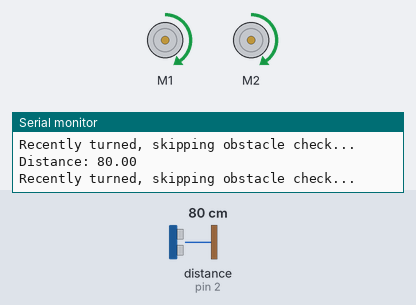
Simulated run of this sketch. Board: Arduino Uno, built with avr-gcc and run on an emulated ATmega328P. On the bench: 2 × DC motor (green arrow = forward, orange = backward, longer = faster), the last lines printed to the serial monitor. The test bench sets the inputs (shaded band); at power-on: distance to the obstacle (sensor on pin 2) 80 cm.

Above: at 1.2 s.
1.3 s: distance to the obstacle (sensor on pin 2) set to 5 cm
2.9 s: distance to the obstacle (sensor on pin 2) set to 2 cm
At 3.24 s:
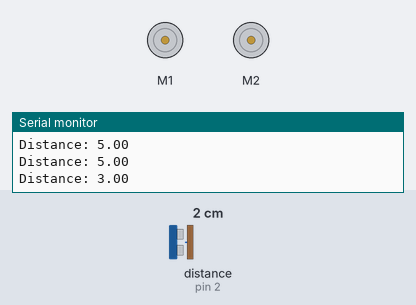
At 4.3 s:
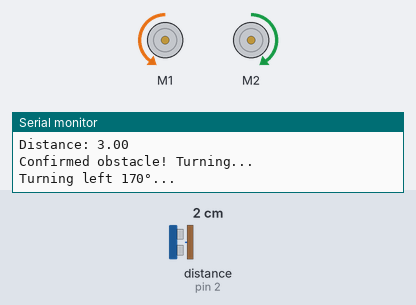
5.9 s: distance to the obstacle (sensor on pin 2) set to 4 cm
At 6.4 s:
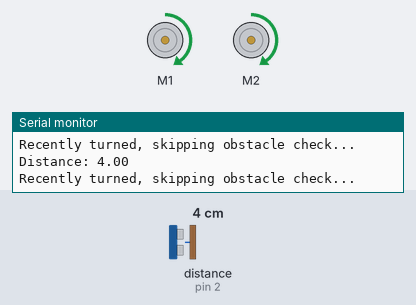
Timing chart, 0 to 8.9 s (numbered marks = the images above; inputs shaded):
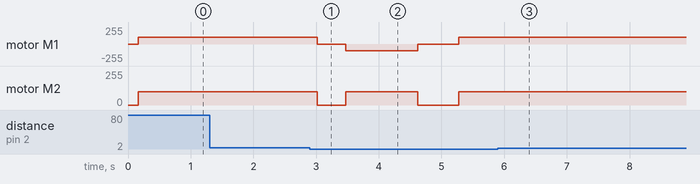

Measured:
- the behaviour switches between 4 and 3 cm on distance to the obstacle (sensor on pin 2) (found by bisection; images 0 and 1)
- after the input at 2.9 s, motor M1: forward 100/255 → stopped after 0.12 s, → backward 100/255 0.45 s later, → stopped 1.2 s later, → forward 100/255 0.65 s later; motor M2: forward 100/255 → stopped after 0.12 s, → forward 100/255 0.45 s later, → stopped 1.2 s later, → forward 100/255 0.65 s later
- after the input at 5.9 s, motor M1, motor M2: stops changing and stays forward 100/255

The sketch:

turningfunction.ino
```cpp
#include <MeMCore.h>
#include "MeMCore.h"

MeUltrasonicSensor ultrasonic(PORT_2);
MeDCMotor leftMotor(M1);
MeDCMotor rightMotor(M2);
MeLineFollower lineFinder(PORT_3); /* Line Finder module can only be connected to PORT_3, PORT_4, PORT_5, PORT_6 of base shield. */


#define TURN_SPEED 100
#define TURN_DELAY 1150
#define OBSTACLE_DISTANCE 3


unsigned long lastTurnTime = 0;
unsigned long AVOID_TIME = TURN_DELAY * 1.5;


float getFilteredDistance(int numSamples = 3) {
    float totalDistance = 0;
    int validSamples = 0;

    for (int i = 0; i < numSamples; i++) {
        float d = ultrasonic.distanceCm();
        if (d > 0) {
            totalDistance += d;
            validSamples++;
        }
        delay(50);
    }

    return (validSamples > 0) ? totalDistance / validSamples : 0;
}


void moveForward(int speed) {
    leftMotor.run(speed);
    rightMotor.run(speed);
}

// 左转 170°
void turnLeft(int speed, int delayTime) {
    Serial.println("Turning left 170°...");
    leftMotor.run(-speed);
    rightMotor.run(speed);
    delay(delayTime);
    stopMotors();
    delay(500);
    lastTurnTime = millis();
}


void stopMotors() {
    leftMotor.run(0);
    rightMotor.run(0);
}

void setup() {
    Serial.begin(9600);
}

void loop() {
    float distance = getFilteredDistance();
    Serial.print("Distance: ");
    Serial.println(distance);


    if (millis() - lastTurnTime < AVOID_TIME) {
        Serial.println("Recently turned, skipping obstacle check...");
        moveForward(100);
        return;
    }

    if (distance > 0 && distance <= OBSTACLE_DISTANCE) {
        stopMotors();
        delay(300);


        float newDistance = getFilteredDistance();
        if (newDistance > 0 && newDistance <= OBSTACLE_DISTANCE) {
            Serial.println("Confirmed obstacle! Turning...");
            turnLeft(TURN_SPEED, TURN_DELAY);
        } else {
            Serial.println("False alarm, continue moving...");
        }
    } else {
        moveForward(100);
    }
}
```
